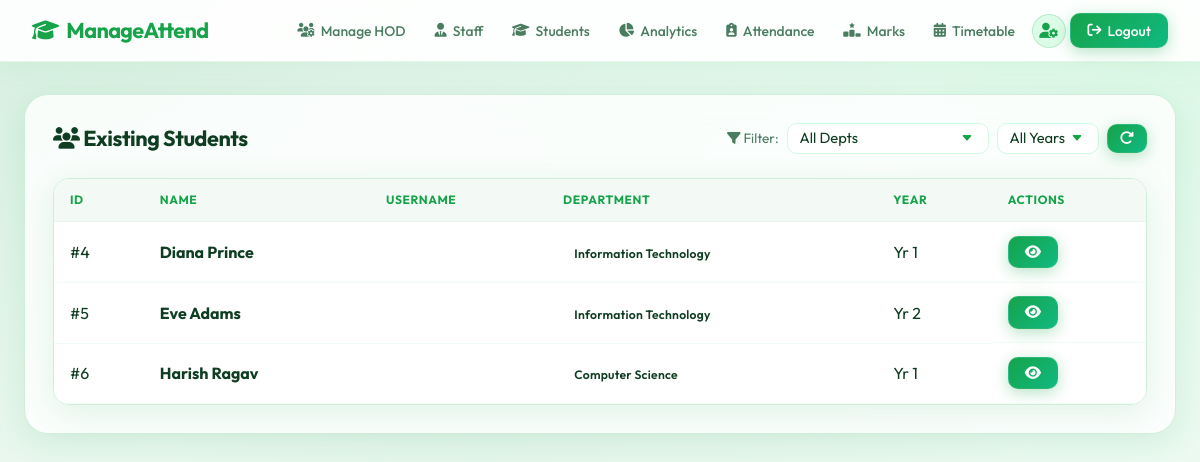
Screenshot of /manage_students (signed in) with the database file from the repository.
### models.py (models this page shows, shortened)
class User(db.Model, UserMixin):
    __tablename__ = 'users'
    id = db.Column(db.Integer, primary_key=True)
    username = db.Column(db.String(80), unique=True, nullable=False)
    password_hash = db.Column(db.String(256), nullable=False)
    role = db.Column(db.String(20), nullable=False) # 'principal', 'hod', 'staff', 'student'
    department = db.Column(db.String(80), nullable=True)
    year = db.Column(db.Integer, nullable=True)
    student_id = db.Column(db.Integer, db.ForeignKey('students.id'), nullable=True)
    student = db.relationship('Student', backref='user_account', uselist=False, cascade='all, delete')

class Student(db.Model):
    __tablename__ = 'students'
    id = db.Column(db.Integer, primary_key=True)
    name = db.Column(db.String(120), nullable=False)
    department = db.Column(db.String(80), nullable=False)
    year = db.Column(db.Integer, nullable=False)
    phone = db.Column(db.String(20), nullable=True)
    email = db.Column(db.String(120), nullable=True)
    gender = db.Column(db.String(20), nullable=True)
    attendances = db.relationship('Attendance', backref='student', lazy=True, cascade='all, delete-orphan')

### app.py (the view, shortened to what this page needs)
@app.route('/manage_students', methods=['GET', 'POST'])
@login_required
def manage_students():
    if current_user.role not in ['principal', 'hod', 'staff']:
        return redirect(url_for('index'))
    if request.method == 'POST' and current_user.role == 'principal':
        flash('Principals only have view access to student management.', 'warning')
        return redirect(url_for('manage_students'))
    if current_user.role == 'hod':
        user_dept = current_user.department
    else:
        user_dept = None
    filter_dept = request.args.get('dept', 'All')
    filter_year = request.args.get('year', 'All')
    if current_user.role in ['hod', 'staff'] and current_user.department:
        filter_dept = current_user.department # Lock to user's department
    query = Student.query
    if filter_dept != 'All':
        query = query.filter(Student.department == filter_dept)
    if filter_year != 'All' and filter_year.isdigit():
        query = query.filter(Student.year == int(filter_year))
    students = query.all()
    if current_user.role in ['hod', 'staff'] and current_user.department:
        departments = [current_user.department]
    else:
        departments = [d[0] for d in Student.query.with_entities(Student.department).distinct().all() if d[0]]
    years = [y[0] for y in Student.query.with_entities(Student.year).distinct().order_by(Student.year).all() if y[0]]
    if not departments: departments = ['CSE', 'IT', 'ECE', 'MECH']
    if not years: years = [1, 2, 3, 4]
    return render_template('manage_students.html', students=students,
                           departments=departments, years=years,
                           filter_dept=filter_dept, filter_year=filter_year)

### app.py (called while the page is built)
@login_manager.user_loader
def load_user(user_id):
    return User.query.get(int(user_id))

### templates/manage_students.html (shortened to what this page needs)
{% extends 'base.html' %}
{% block content %}
<div class="glass-panel">
    <div class="flex-between">
        <h2 style="margin: 0;"><i class="fa-solid fa-users"></i> Existing Students</h2>
        <form method="GET" action="{{ url_for('manage_students') }}"
              style="display:flex; gap:0.5rem; align-items:center; flex-wrap:wrap; margin:0;">
            <span style="color:var(--text-secondary); font-size:0.85rem;"><i class="fa-solid fa-filter"></i> Filter:</span>
            <select name="dept" class="form-control" style="width:auto; padding:0.4rem 2rem 0.4rem 0.75rem;" onchange="this.form.submit()">
                {% if not current_user.department %}
                <option value="All">All Depts</option>
                {% endif %}
            </select>
            <select name="year" class="form-control" style="width:auto; padding:0.4rem 2rem 0.4rem 0.75rem;" onchange="this.form.submit()">
                <option value="All">All Years</option>
            </select>
            <a href="{{ url_for('manage_students') }}" class="btn btn-primary" style="padding:0.4rem 0.75rem;" title="Reset Filters">
                <i class="fa-solid fa-rotate-right"></i>
            </a>
        </form>
    </div>
    <div class="table-container" style="margin-top: 1.5rem;">
        <table>
            <thead>
                <tr>
                    <th>ID</th>
                    <th>Name</th>
                    <th>Username</th>
                    <th>Department</th>
                    <th>Year</th>
                    <th>Actions</th>
                </tr>
            </thead>
            <tbody>
                {% for student in students %}
                <tr>
                    <td>#{{ student.id }}</td>
                    <td><strong>{{ student.name }}</strong></td>
                    <td style="color: var(--text-secondary);">{{ student.user_account.username if student.user_account else 'N/A' }}</td>
                    <td><span class="badge" style="background: rgba(255,255,255,0.1);">{{ student.department }}</span></td>
                    <td>Yr {{ student.year }}</td>
                    <td style="display: flex; gap: 0.5rem;">
                        <button type="button" class="btn btn-primary" style="padding: 0.5rem 1rem; background-color: var(--success);" title="View Details" onclick="openViewModal('{{ student.name|replace("'", "\\'") }}', '{{ student.department|replace("'", "\\'") }}', {{ student.year }}, '{{ student.phone|default('', true)|replace("'", "\\'") }}', '{{ student.email|default('', true)|replace("'", "\\'") }}', '{{ student.gender|default('', true)|replace("'", "\\'") }}', '{{ student.user_account.username if student.user_account else '' }}')">
                            <i class="fa-solid fa-eye"></i>
                        </button>
                    </td>
                </tr>
                {% else %}
                <tr>
                    <td colspan="6" style="text-align: center; color: var(--text-secondary);">No students found.</td>
                </tr>
                {% endfor %}
            </tbody>
        </table>
    </div>
</div>
{% endblock %}

### templates/base.html (shortened to what this page needs)
<!DOCTYPE html>
<html lang="en">
<head>
    <link rel="stylesheet" href="{{ url_for('static', filename='css/style.css') }}">
    <link rel="stylesheet" href="https://cdnjs.cloudflare.com/ajax/libs/font-awesome/6.4.0/css/all.min.css">
</head>
<body>
<nav class="navbar">
    <a href="{{ url_for('index') }}" class="nav-brand">
        <i class="fa-solid fa-graduation-cap"></i> ManageAttend
    </a>
    {% if current_user.is_authenticated %}
    <div class="nav-links" id="navLinks">
        {% if current_user.role == 'principal' %}
            <a href="{{ url_for('manage_hod') }}"><i class="fa-solid fa-users-gear"></i> Manage HOD</a>
            <a href="{{ url_for('manage_staff') }}"><i class="fa-solid fa-user-tie"></i> Staff</a>
            <a href="{{ url_for('manage_students') }}"><i class="fa-solid fa-graduation-cap"></i> Students</a>
            <a href="{{ url_for('analytics') }}"><i class="fa-solid fa-chart-pie"></i> Analytics</a>
            <a href="{{ url_for('admin_dashboard') }}"><i class="fa-solid fa-clipboard-user"></i> Attendance</a>
            <a href="{{ url_for('manage_marks') }}"><i class="fa-solid fa-ranking-star"></i> Marks</a>
            <a href="{{ url_for('timetable_admin') }}"><i class="fa-solid fa-calendar-days"></i> Timetable</a>
        {% endif %}
        {% if current_user.role in ['principal', 'hod', 'staff'] %}
        <button onclick="openProfileModal()" class="profile-btn" title="Account Settings">
            <i class="fa-solid fa-user-gear"></i>
        </button>
        {% endif %}
        <a href="{{ url_for('logout') }}" class="btn btn-primary" style="padding: 0.48rem 1rem;">
            <i class="fa-solid fa-arrow-right-from-bracket"></i> Logout
        </a>
    </div>
    {% endif %}
</nav>
<div class="container">
    {% block content %}{% endblock %}
</div>
</body>
</html>

### rows the page displays
User: dept "All Depts"
Student: id "4", name "Diana Prince", department "Information Technology", year "1"
Student: id "5", name "Eve Adams", department "Information Technology", year "2"
Student: id "6", name "Harish Ragav", department "Computer Science", year "1"
